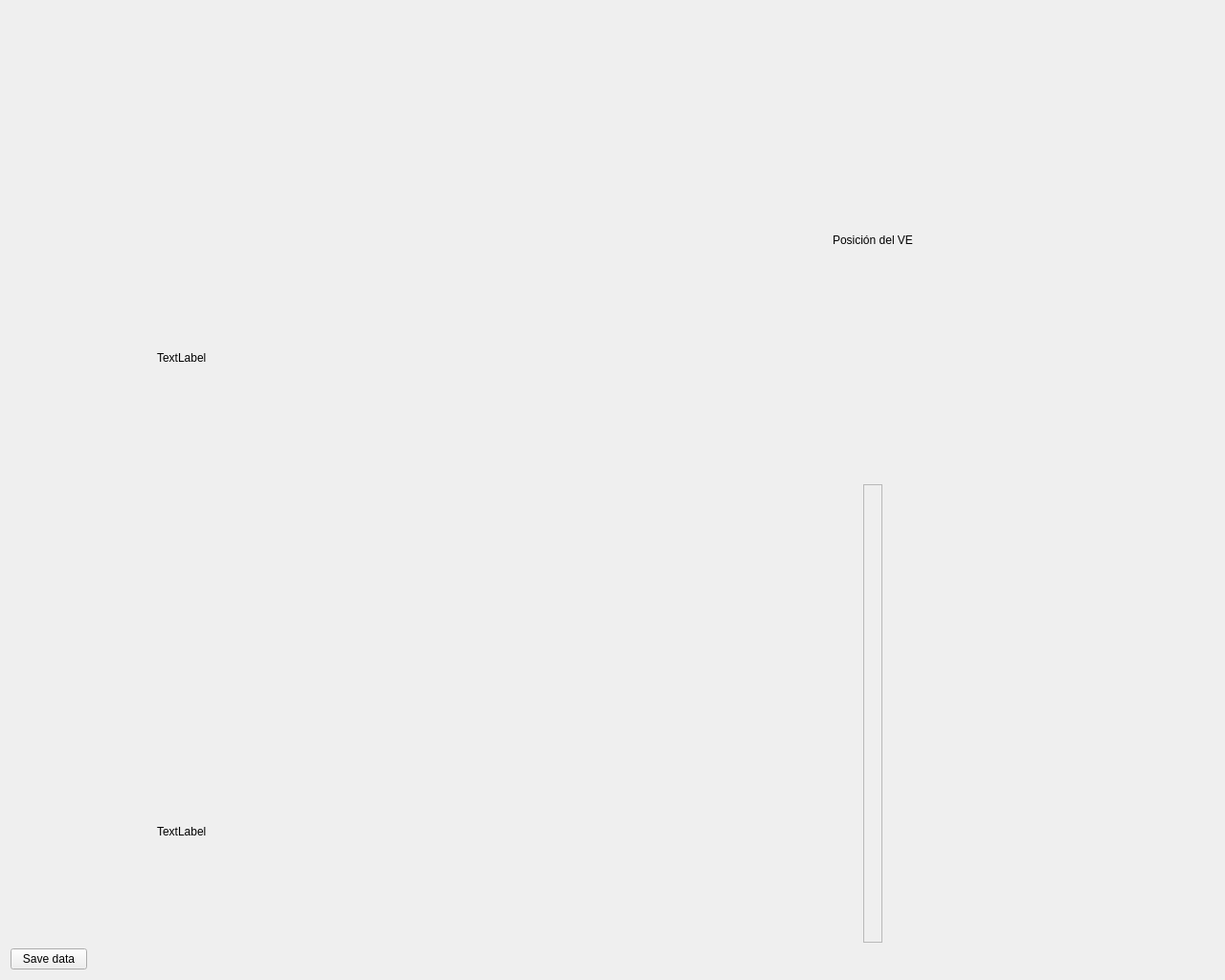
<?xml version="1.0" encoding="UTF-8"?>
<ui version="4.0">
 <class>Form</class>
 <widget class="QWidget" name="Form">
  <property name="geometry">
   <rect>
    <x>0</x>
    <y>0</y>
    <width>1280</width>
    <height>1024</height>
   </rect>
  </property>
  <property name="windowTitle">
   <string>Form</string>
  </property>
  <layout class="QVBoxLayout" name="verticalLayout" stretch="50,1,50,2">
   <item>
    <layout class="QHBoxLayout" name="top_layout" stretch="20,10,40">
     <item>
      <layout class="QGridLayout" name="camera1_state_layout">
       <item row="1" column="0">
        <layout class="QHBoxLayout" name="horizontalLayout_10">
         <item>
          <spacer name="horizontalSpacer_12">
           <property name="orientation">
            <enum>Qt::Horizontal</enum>
           </property>
           <property name="sizeHint" stdset="0">
            <size>
             <width>40</width>
             <height>20</height>
            </size>
           </property>
          </spacer>
         </item>
         <item>
          <widget class="QLabel" name="camera1_label">
           <property name="text">
            <string>TextLabel</string>
           </property>
          </widget>
         </item>
         <item>
          <spacer name="horizontalSpacer_13">
           <property name="orientation">
            <enum>Qt::Horizontal</enum>
           </property>
           <property name="sizeHint" stdset="0">
            <size>
             <width>40</width>
             <height>20</height>
            </size>
           </property>
          </spacer>
         </item>
        </layout>
       </item>
       <item row="0" column="0">
        <widget class="QLabel" name="camera1_image">
         <property name="sizePolicy">
          <sizepolicy hsizetype="Fixed" vsizetype="Fixed">
           <horstretch>0</horstretch>
           <verstretch>0</verstretch>
          </sizepolicy>
         </property>
         <property name="minimumSize">
          <size>
           <width>320</width>
           <height>240</height>
          </size>
         </property>
         <property name="text">
          <string/>
         </property>
         <property name="scaledContents">
          <bool>true</bool>
         </property>
         <property name="alignment">
          <set>Qt::AlignCenter</set>
         </property>
        </widget>
       </item>
       <item row="0" column="1">
        <layout class="QHBoxLayout" name="state1_layout"/>
       </item>
      </layout>
     </item>
     <item>
      <spacer name="horizontalSpacer_2">
       <property name="orientation">
        <enum>Qt::Horizontal</enum>
       </property>
       <property name="sizeHint" stdset="0">
        <size>
         <width>40</width>
         <height>20</height>
        </size>
       </property>
      </spacer>
     </item>
     <item>
      <layout class="QVBoxLayout" name="map_layout" stretch="9,1">
       <item>
        <layout class="QVBoxLayout" name="map_layout_2"/>
       </item>
       <item>
        <layout class="QHBoxLayout" name="horizontalLayout_5">
         <item>
          <spacer name="horizontalSpacer_3">
           <property name="orientation">
            <enum>Qt::Horizontal</enum>
           </property>
           <property name="sizeHint" stdset="0">
            <size>
             <width>40</width>
             <height>20</height>
            </size>
           </property>
          </spacer>
         </item>
         <item>
          <widget class="QLabel" name="map_label">
           <property name="text">
            <string>Posición del VE</string>
           </property>
          </widget>
         </item>
         <item>
          <spacer name="horizontalSpacer_4">
           <property name="orientation">
            <enum>Qt::Horizontal</enum>
           </property>
           <property name="sizeHint" stdset="0">
            <size>
             <width>40</width>
             <height>20</height>
            </size>
           </property>
          </spacer>
         </item>
        </layout>
       </item>
      </layout>
     </item>
    </layout>
   </item>
   <item>
    <spacer name="verticalSpacer">
     <property name="orientation">
      <enum>Qt::Vertical</enum>
     </property>
     <property name="sizeHint" stdset="0">
      <size>
       <width>20</width>
       <height>40</height>
      </size>
     </property>
    </spacer>
   </item>
   <item>
    <layout class="QHBoxLayout" name="bottom_layout" stretch="20,10,40">
     <item>
      <layout class="QGridLayout" name="gridLayout">
       <item row="0" column="0">
        <widget class="QLabel" name="camera2_image">
         <property name="sizePolicy">
          <sizepolicy hsizetype="Fixed" vsizetype="Fixed">
           <horstretch>0</horstretch>
           <verstretch>0</verstretch>
          </sizepolicy>
         </property>
         <property name="minimumSize">
          <size>
           <width>320</width>
           <height>240</height>
          </size>
         </property>
         <property name="text">
          <string/>
         </property>
         <property name="pixmap">
          <pixmap>:/images/images/camera1.png</pixmap>
         </property>
         <property name="scaledContents">
          <bool>true</bool>
         </property>
         <property name="alignment">
          <set>Qt::AlignCenter</set>
         </property>
        </widget>
       </item>
       <item row="1" column="0">
        <layout class="QHBoxLayout" name="horizontalLayout_7">
         <item>
          <spacer name="horizontalSpacer_7">
           <property name="orientation">
            <enum>Qt::Horizontal</enum>
           </property>
           <property name="sizeHint" stdset="0">
            <size>
             <width>40</width>
             <height>20</height>
            </size>
           </property>
          </spacer>
         </item>
         <item>
          <widget class="QLabel" name="camera2_label">
           <property name="text">
            <string>TextLabel</string>
           </property>
          </widget>
         </item>
         <item>
          <spacer name="horizontalSpacer_8">
           <property name="orientation">
            <enum>Qt::Horizontal</enum>
           </property>
           <property name="sizeHint" stdset="0">
            <size>
             <width>40</width>
             <height>20</height>
            </size>
           </property>
          </spacer>
         </item>
        </layout>
       </item>
       <item row="0" column="1">
        <layout class="QHBoxLayout" name="state2_layout"/>
       </item>
      </layout>
     </item>
     <item>
      <spacer name="horizontalSpacer_5">
       <property name="orientation">
        <enum>Qt::Horizontal</enum>
       </property>
       <property name="sizeHint" stdset="0">
        <size>
         <width>40</width>
         <height>20</height>
        </size>
       </property>
      </spacer>
     </item>
     <item>
      <layout class="QHBoxLayout" name="horizontalLayout">
       <item>
        <spacer name="horizontalSpacer">
         <property name="orientation">
          <enum>Qt::Horizontal</enum>
         </property>
         <property name="sizeHint" stdset="0">
          <size>
           <width>40</width>
           <height>20</height>
          </size>
         </property>
        </spacer>
       </item>
       <item>
        <widget class="QFrame" name="frame">
         <property name="frameShape">
          <enum>QFrame::StyledPanel</enum>
         </property>
         <property name="frameShadow">
          <enum>QFrame::Raised</enum>
         </property>
         <layout class="QHBoxLayout" name="horizontalLayout_8">
          <item>
           <layout class="QVBoxLayout" name="state_panel"/>
          </item>
         </layout>
        </widget>
       </item>
       <item>
        <spacer name="horizontalSpacer_9">
         <property name="orientation">
          <enum>Qt::Horizontal</enum>
         </property>
         <property name="sizeHint" stdset="0">
          <size>
           <width>40</width>
           <height>20</height>
          </size>
         </property>
        </spacer>
       </item>
      </layout>
     </item>
    </layout>
   </item>
   <item>
    <layout class="QHBoxLayout" name="horizontalLayout_2">
     <item>
      <layout class="QHBoxLayout" name="horizontalLayout_3">
       <item>
        <widget class="QPushButton" name="save_button">
         <property name="text">
          <string>Save data</string>
         </property>
         <property name="checkable">
          <bool>true</bool>
         </property>
         <property name="checked">
          <bool>false</bool>
         </property>
         <property name="flat">
          <bool>false</bool>
         </property>
        </widget>
       </item>
       <item>
        <spacer name="horizontalSpacer_6">
         <property name="orientation">
          <enum>Qt::Horizontal</enum>
         </property>
         <property name="sizeHint" stdset="0">
          <size>
           <width>40</width>
           <height>20</height>
          </size>
         </property>
        </spacer>
       </item>
      </layout>
     </item>
    </layout>
   </item>
  </layout>
 </widget>
 <resources>
  <include location="robocomp/components/melex-rodao/components/carlaMonitor/src/resources/resources.qrc"/>
  <include location="../resources.qrc"/>
 </resources>
 <connections/>
</ui>
